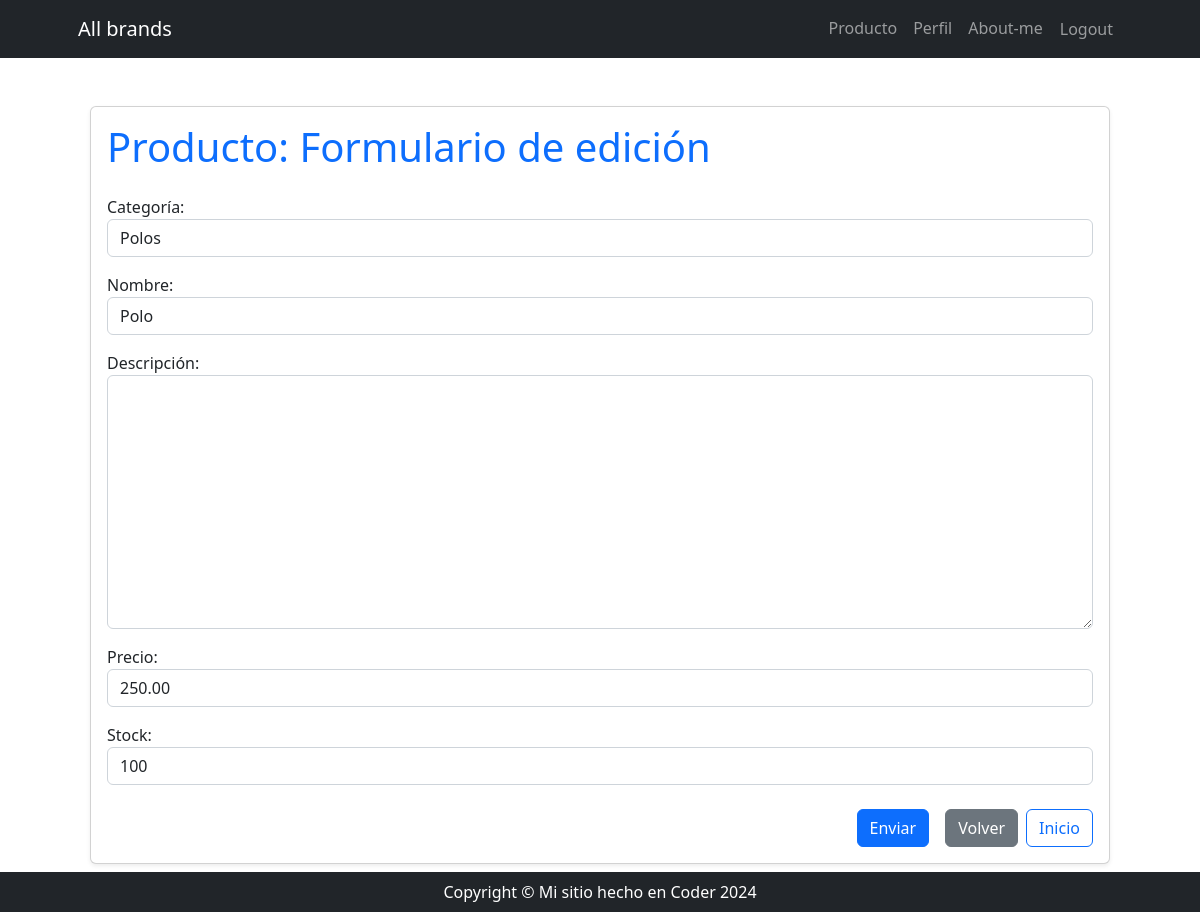
Page /producto/producto/update/2 (signed in) on the committed database.
### producto/models.py (models this page shows, shortened)
class Producto(models.Model):
    categoria = models.ForeignKey(
        Categoria,
        on_delete=models.SET_NULL,
        null=True,
        blank=True,
        verbose_name='categoría',
    )
    nombre = models.CharField(max_length=100, db_index=True)
    descripcion = models.TextField(blank=True, null=True, verbose_name='descripción')
    precio = models.DecimalField(max_digits=10, decimal_places=2)
    stock = models.PositiveIntegerField()
    class Meta:
        unique_together = ('categoria', 'nombre')
        verbose_name = 'Producto'
        verbose_name_plural = 'Productos'

### producto/views_models/producto.py (the view, shortened to what this page needs)
# urls.py: path('producto/update/<int:pk>', producto.ProductoUpdateView.as_view(), name='producto_update'),
class ProductoUpdateView(UpdateView):
    model = Producto
    form_class = ProductoForm
    success_url = reverse_lazy('producto:producto_list')

### producto/forms.py (shortened to what this page needs)
class ProductoForm(forms.ModelForm):
    class Meta:
        model = Producto
        fields = ['categoria', 'nombre', 'descripcion', 'precio', 'stock']

### producto/models.py (called while the page is built)
    def __str__(self):
        return self.nombre

### producto/templates/producto/producto_form.html (shortened to what this page needs)
{% extends 'core/base.html' %}
{% load widget_tweaks %}
{% block content %}
    <div class="container py-5">
        <div class="card shadow-sm">
            <div class="card-body">
                {% if form.instance.pk %}
                    <h1 class="card-title mb-4 text-primary">Producto: Formulario de edición</h1>
                {% else %}
                    <h1 class="card-title mb-4 text-primary">Producto: Formulario de creación</h1>
                {% endif %}
                <form method="post" class="needs-validation">
                    {% for field in form %}
                        <div class="mb-3">
                            {{ field.label_tag }}
                            {{ field|add_class:"form-control" }}
                        </div>
                    {% endfor %}
                    <div class="d-grid gap-2 d-md-flex justify-content-md-end mt-4">
                        <button type="submit" class="btn btn-primary me-md-2">Enviar</button>
                        <a href="{% url 'producto:producto_list' %}" class="btn btn-secondary">Volver</a>
                        <a href="{% url 'core:index' %}" class="btn btn-outline-primary">Inicio</a>
                    </div>
                </form>
            </div>
        </div>
    </div>
{% endblock content %}

### rows in the picture
Producto: form "Polos" "Polo" "250.00" "100"

### other values in the picture
{{ field.label_tag }} "Categoría:" "Nombre:" "Descripción:" "Precio:" "Stock:"
